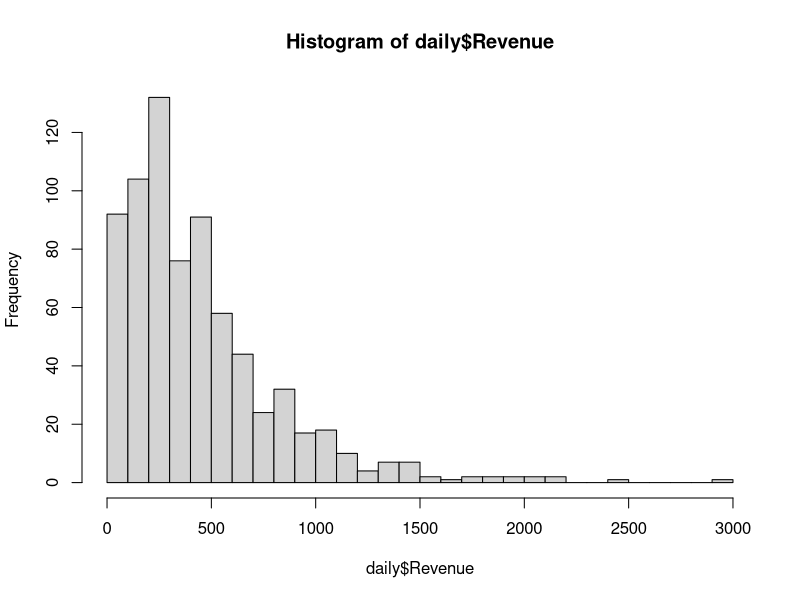
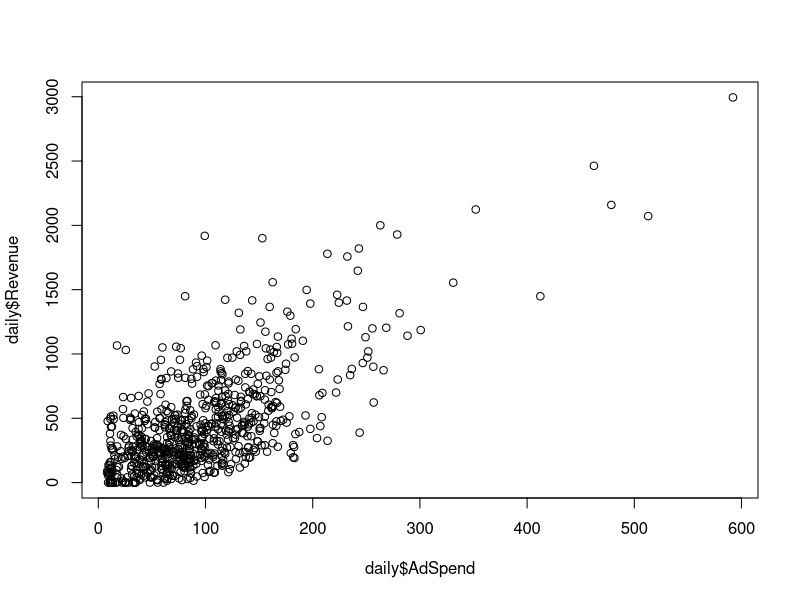
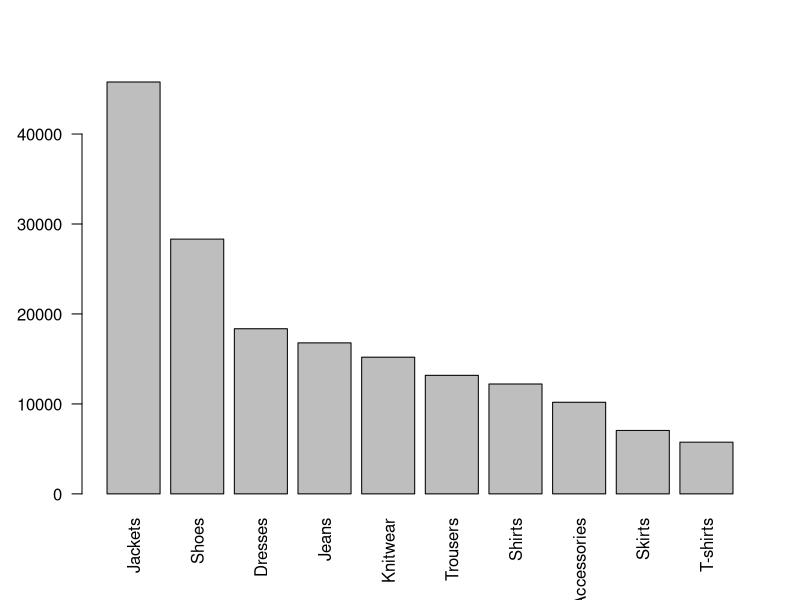

Reproduce these figures in R, in order.
# =====================================================================
#  Εβδομάδα 6 · Εργαστήριο · Πρώτα βήματα στο RStudio
#  Βάσεις Δεδομένων και Επιχειρηματική Αναλυτική · Πανεπιστήμιο Πειραιώς
#  Δεδομένα: φάκελος UniStyle_CSV (Customers, Orders, OrderItems,
#            Products, Cities, UniStyle_Daily) — τα ίδια με την UniStyleDB
#  Η εταιρεία και τα δεδομένα είναι ΦΑΝΤΑΣΤΙΚΑ, για εκπαιδευτική χρήση.
# =====================================================================
#  Πριν ξεκινήσετε:
#   1. Βάλτε αυτό το script στον ίδιο φάκελο με τα CSV
#   2. Session → Set Working Directory → To Source File Location
#   3. Ctrl + Enter (Mac: Cmd + Enter) τρέχει τη γραμμή του κέρσορα

# ---- 1. Η R ως αριθμομηχανή ------------------------------------------
2 + 3
sqrt(144)
getwd()                       # ο φάκελος όπου «κοιτάει» η R

# ---- 2. Αντικείμενα & διανύσματα -------------------------------------
sales <- c(120, 340, 90)      # c() = «συνδύασε»
sum(sales)                    # 550
mean(sales)                   # 183.3333
length(sales)                 # 3
sales[2]                      # 340 — η αρίθμηση ξεκινά από το 1
sales * 1.24                  # πράξη σε όλα τα στοιχεία μαζί

# ---- 3. Τύποι δεδομένων ----------------------------------------------
class(446.13)                 # "numeric"   ~ DECIMAL
class("Athens")               # "character" ~ NVARCHAR
class(TRUE)                   # "logical"   ~ BIT
class(as.Date("2025-11-28"))  # "Date"      ~ DATE
# NA = το NULL της SQL

# ---- 4. Data frame: ο «πίνακας» της R ---------------------------------
daily <- read.csv("UniStyle_Daily.csv")
nrow(daily)                   # 731   ~ SELECT COUNT(*)
names(daily)                  # οι στήλες
head(daily, 3)                # ~ SELECT TOP 3 *
str(daily)                    # ο τύπος κάθε στήλης
mean(daily$Revenue)           # 446.1252 — το $ «ανοίγει» μια στήλη
round(mean(daily$Revenue), 1)

# ---- 5. Πακέτα ---------------------------------------------------------
# install.packages("dplyr")   # ΜΙΑ φορά ανά υπολογιστή (βγάλτε το # για να τρέξει)
library(dplyr)                # ΚΑΘΕ φορά που ανοίγετε το RStudio

# ---- 6. Εισαγωγή των πινάκων της UniStyleDB ---------------------------
customers <- read.csv("Customers.csv", na.strings = "")   # τα κενά → NA
orders    <- read.csv("Orders.csv")
items     <- read.csv("OrderItems.csv")
products  <- read.csv("Products.csv")

str(orders)
sum(is.na(customers$BirthDate))     # πελάτες χωρίς ημερομηνία γέννησης

# Αν ένα CSV είναι αποθηκευμένο από ελληνικό Excel (; και δεκαδικό κόμμα):
# x <- read.csv2("arxeio.csv", fileEncoding = "UTF-8")
# Απευθείας από Excel:
# x <- readxl::read_excel("UniStyle_eShop_Data.xlsx", sheet = "Orders")

# ---- 7. SQL → σκέτη R --------------------------------------------------
# Καθαρές πωλήσεις 2025 ανά κατηγορία
df <- merge(items, orders, by = "OrderID")           # INNER JOIN
df <- merge(df, products, by = "ProductID")          # INNER JOIN

df$NetAmount <- df$Quantity * df$UnitPrice * (1 - df$DiscountPct)
df$Year <- as.numeric(format(as.Date(df$OrderDate), "%Y"))

d25 <- subset(df, Status == "Delivered" & Year == 2025)            # WHERE

agg <- aggregate(NetAmount ~ Category, data = d25, FUN = sum)      # GROUP BY
agg$NetAmount <- round(agg$NetAmount, 2)
agg <- agg[order(-agg$NetAmount), ]                                # ORDER BY DESC
head(agg, 3)                                                       # Jackets 45782.34

# ---- 8. Το ίδιο με dplyr ------------------------------------------------
agg2 <- items |>
  inner_join(orders,   by = "OrderID") |>
  inner_join(products, by = "ProductID") |>
  mutate(NetAmount = Quantity * UnitPrice * (1 - DiscountPct),
         Year = as.numeric(format(as.Date(OrderDate), "%Y"))) |>
  filter(Status == "Delivered", Year == 2025) |>
  group_by(Category) |>
  summarise(NetSales = sum(NetAmount), Lines = n()) |>
  arrange(desc(NetSales))
agg2

# ---- 9. LEFT JOIN & NULL ------------------------------------------------
# Πελάτες χωρίς καμία παραγγελία
m <- merge(customers, orders, by = "CustomerID", all.x = TRUE)    # LEFT JOIN
sum(is.na(m$OrderID))                                             # IS NULL

customers |> anti_join(orders, by = "CustomerID") |> nrow()       # το ίδιο

# ---- 10. Γρήγορα γραφήματα ---------------------------------------------
hist(daily$Revenue, breaks = 30)
plot(daily$AdSpend, daily$Revenue)
barplot(agg$NetAmount, names.arg = agg$Category, las = 2)


# =====================================================================
#  ΑΣΚΗΣΗ Α · Από τα CSV στην ανάλυση (20 λεπτά)
#  Τιμές ελέγχου στη διαφάνεια 22
# =====================================================================

# α) Πόσες γραμμές έχει καθένας από τους 4 πίνακες;


# β) Πόσοι πελάτες δεν έχουν BirthDate; Δοκιμάστε και χωρίς na.strings = "".
#    Γιατί διαφέρει το αποτέλεσμα;


# γ) Καθαρές πωλήσεις 2025 (Delivered) ανά κανάλι (Channel):
#    μία φορά με aggregate() και μία με dplyr


# δ) Πόσοι πελάτες δεν έχουν καμία παραγγελία;


# ε) Μπόνους: μέση αξία παραγγελίας (καλαθιού) ανά κανάλι το 2025
#    (πρώτα άθροισμα ανά OrderID, μετά μέσος όρος)


# Μετά: Ebdomada_06.R — ασκήσεις παλινδρόμησης 1–3
